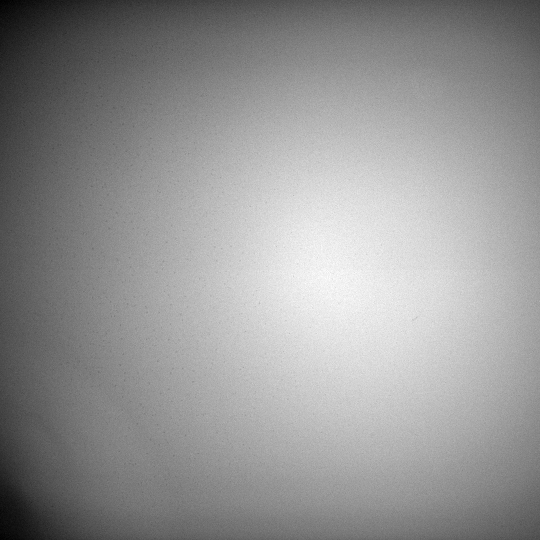
%> input picture 2015_Data/BlankWells/blank_w1.tif, 540 x 540 px
$ octave Exe5_Main.m   (GNU Octave 9; MATLAB toolbox functions it lacks are replaced by stand-ins)
%> lines starting %> are read from the running program, lines starting %| are printed output that depends on the picture
### 08-18-2015-ImageAnalysis/code/Exercise5/MyBgFlatfield.m
function [BlankImage, DataImage,FlatfieldCorrected,BackgroundAndFlatField] = ...
                 MyBgFlatfield( BlankWell,DataWell )
%> called with BlankWell = '2015_Data/BlankWells/blank_w1.tif', DataWell = '2015_Data/Wavelength1/wavelength 1 t00.tif'
    BlankImage = imread(BlankWell);
%> BlankImage is the input picture: size 540x540 uint16; min 9988, max 24415, mean 18416
    DataImage = imread(DataWell);
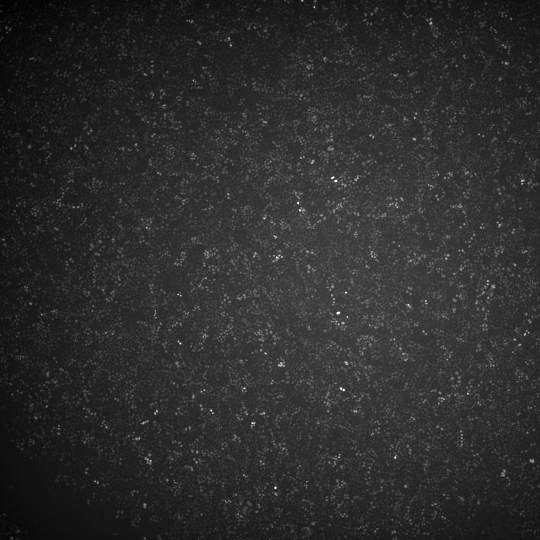
%> input picture 2015_Data/Wavelength1/wavelength 1 t00.tif, 540 x 540 px
%> DataImage is the input picture: size 540x540 uint16; min 9075, max 65535, mean 19114
    FlatfieldCorrected = DataImage-BlankImage;
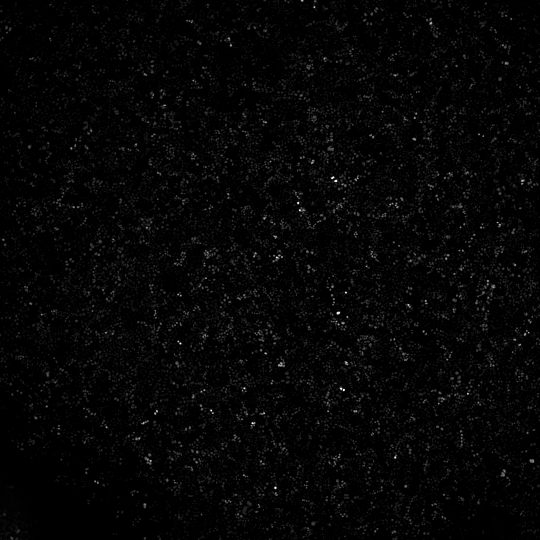
%> FlatfieldCorrected: size 540x540 uint16; min 0, max 46420, mean 1036.2; drawn with min black and max white
    BackgroundAndFlatField = MyBgCorrect(FlatfieldCorrected);
end

### 08-18-2015-ImageAnalysis/code/Exercise2/ImageStats.m
function [ MeanVal,MedianVal,StdVal ] = ImageStats( mImage )
%a function (in a new file) which calculatesthe mean,median,
% and standard deviation of an input image
% note: mean2 and std2 are specific for images
% we could also just slice entire image (see median)
    MeanVal = mean2(mImage);
%> MeanVal = 1036.2
    MedianVal = median(mImage(:));
%> MedianVal = 0
    StdVal = std2(mImage);
%> StdVal = 2034.6
end

### 08-18-2015-ImageAnalysis/code/Exercise3/MyBgCorrect.m
function [ OriginalImage, BgCorrectedImage ] = MyBgCorrect( OriginalImage )
%Load in an image (see previous exercise)
%Background corrects the image, using either the mean or median
    % not using the median or standard deviayion
    [MeanV,~,~] = ImageStats(OriginalImage);
%> MeanV = 1036.2
    BgCorrectedImage = OriginalImage - MeanV;
end

### 08-18-2015-ImageAnalysis/code/Exercise5/Exe5_Main.m
mBlank = '2015_Data/BlankWells/blank_w1.tif';
mData = '2015_Data/Wavelength1/wavelength 1 t00.tif';
% use of '...' makes it easier to look at the lines!
[BlankImage, DataImage,FlatfieldCorrected,BackgroundAndFlatField] = ...
                 MyBgFlatfield( mBlank,mData);
nPlots = 4;
subplot(1,nPlots,1);
imshow(BlankImage); % show the blank
subplot(1,nPlots,2);
imshow(DataImage); % show the uncorrected data
subplot(1,nPlots,3);
imshow(FlatfieldCorrected); % show the flatfield corrected
subplot(1,nPlots,4);
imshow(BackgroundAndFlatField);
